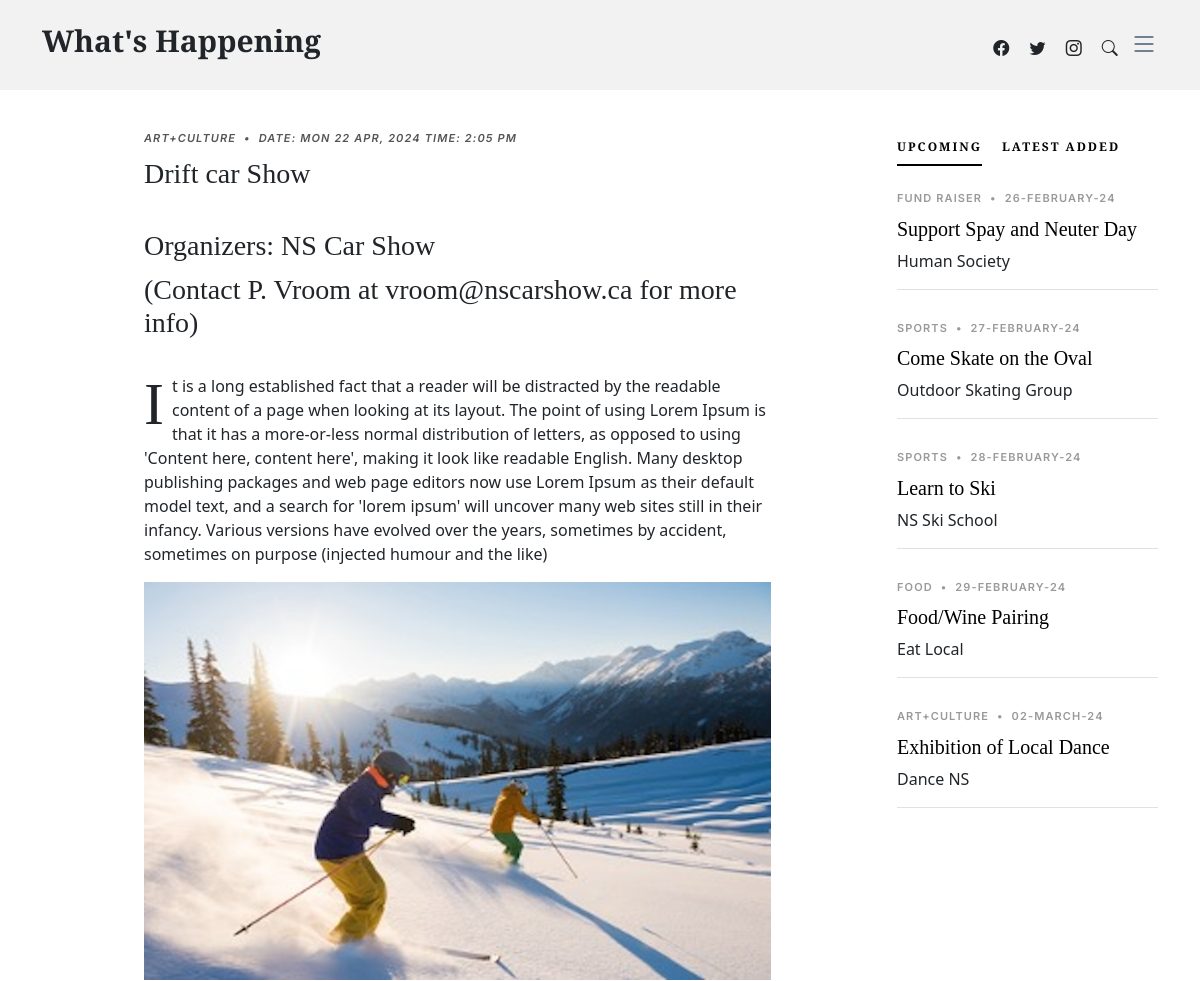
/single-post.php?event_id=12 (signed in, upper part), run on an earlier commit of the app's database.
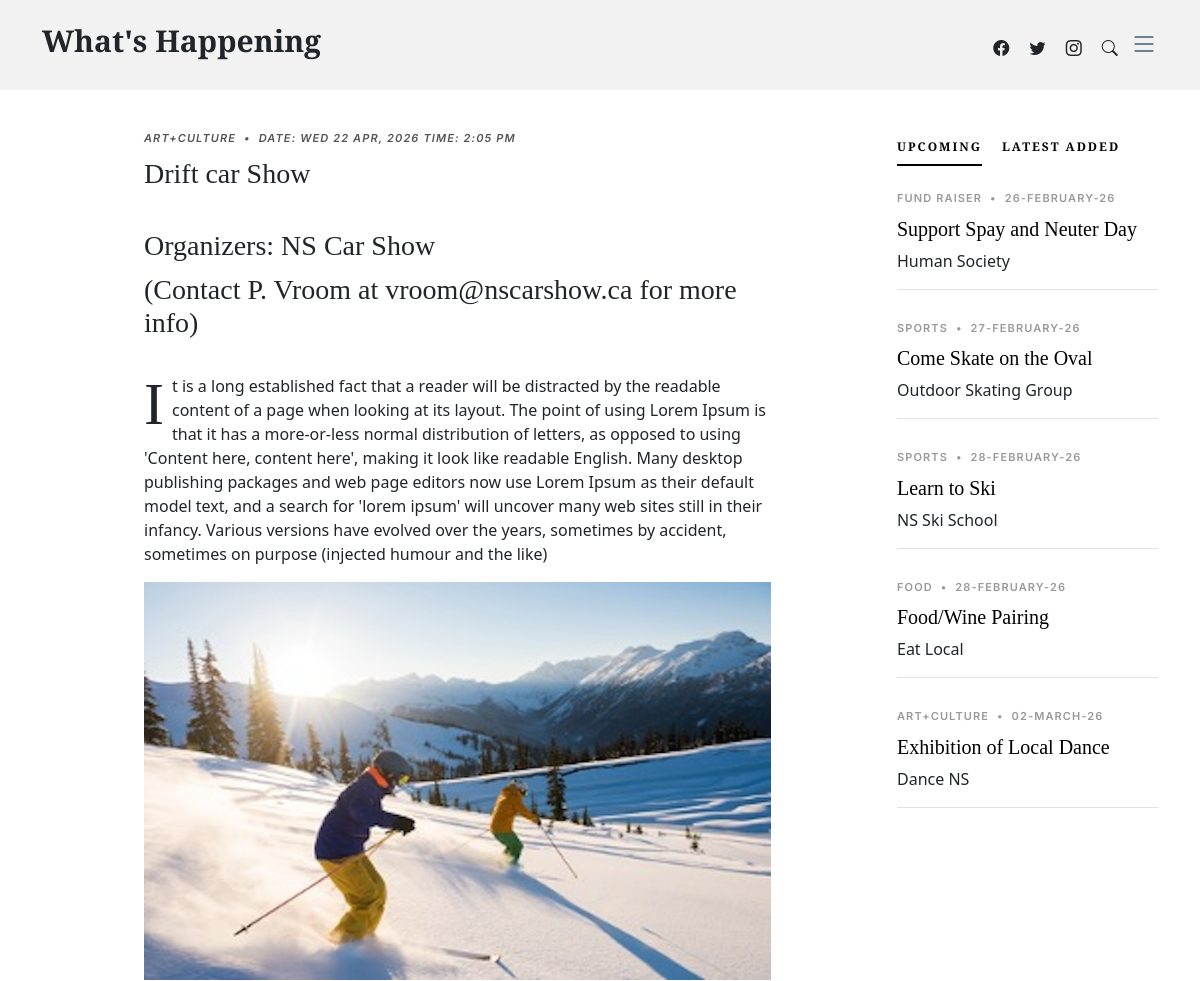
And on a later commit of the database.
### tables this page shows
CREATE TABLE `events` (
  `EventID` int NOT NULL,
  `EventTypeID` int NOT NULL,
  `GroupID` int NOT NULL,
  `EventDate` timestamp NOT NULL DEFAULT CURRENT_TIMESTAMP,
  `SubmitDate` timestamp NOT NULL DEFAULT CURRENT_TIMESTAMP,
  `EventTitle` varchar(100) NOT NULL,
  `EventImage` varchar(50) NOT NULL,
  `EventDesc` text NOT NULL
);

CREATE TABLE `eventtypes` (
  `EventTypeID` int NOT NULL,
  `TypeName` varchar(100) NOT NULL
);

CREATE TABLE `groups` (
  `GroupID` int NOT NULL,
  `GroupName` varchar(100) NOT NULL,
  `GroupImage` varchar(50) NOT NULL,
  `GroupType` varchar(100) NOT NULL,
  `GroupDesc` text NOT NULL,
  `ContactName` varchar(255) NOT NULL,
  `ContactEmail` varchar(255) NOT NULL
);

### single-post.php (the view, shortened to what the changed rows need)
<!DOCTYPE html>
<html lang="en">
<head>
  <link href="assets/vendor/bootstrap/css/bootstrap.min.css" rel="stylesheet">
  <link href="assets/vendor/bootstrap-icons/bootstrap-icons.css" rel="stylesheet">
  <link href="assets/vendor/swiper/swiper-bundle.min.css" rel="stylesheet">
  <link href="assets/vendor/glightbox/css/glightbox.min.css" rel="stylesheet">
  <link href="assets/vendor/aos/aos.css" rel="stylesheet">
  <link href="assets/css/variables.css" rel="stylesheet">
  <link href="assets/css/main.css" rel="stylesheet">
</head>
<body>
  <header id="header" class="header d-flex align-items-center fixed-top">
    <div class="container-fluid container-xl d-flex align-items-center justify-content-between">
      <a href="index.html" class="logo d-flex align-items-center">
        <h1>What's Happening</h1>
      </a>
    </div>
  </header>
  <main id="main">
    <section class="single-post-content">
      <div class="container">
        <div class="row">
          <div class="col-md-9 post-content" data-aos="fade-up">
<?php
  $connect = db_connect();
  $eventID = filter_input(INPUT_GET, 'event_id');
  $sql = "
  SELECT
      events.*,
      groups.ContactName,
      groups.ContactEmail,
      groups.GroupName,
      eventtypes.TypeName
  FROM
      events
  LEFT JOIN
    eventtypes on eventtypes.EventTypeID = events.EventTypeID
  LEFT JOIN
      groups ON groups.GroupID = events.GroupID
  WHERE
      EventID = {$eventID};
  ";
  $eventData = $connect->query($sql);
  if($eventData->num_rows > 0) {
    while($event = $eventData->fetch_assoc()) {
      $eventGroupName = $event["GroupName"];
      $eventGroupType = $event["TypeName"];
      $eventDate = date_format(date_create($event["EventDate"]),"D d M, Y \T\I\M\E: g:i A");
      $eventTitle = $event["EventTitle"];
      $eventDescription = $event["EventDesc"];
      $eventImagePath =$event["EventImage"];
      $contactName = $event["ContactName"];
      $contactEmail = $event["ContactEmail"];
      echo <<<HTML
      <style>
        .single-post .post-meta {
          font-style: italic;
          color: #555;
        }
        .single-post h3 {
          margin-top: 5px;
          margin-bottom: 10px;
        }
        .single-post p::first-letter {
          font-size: 60px; /* Adjust size accordingly */
          float: left;
          line-height: 1;
          margin-right: 8px;
          font-family: 'Times New Roman', Times, serif; /* Or your preferred font */
        }
        .single-post img {
          max-width: 100%;
          height: auto;
          display: block;
          margin-bottom: 20px; /* Space below the image */
        }
      </style>
      <div class="single-post">
        <div class="post-meta">
          <span class="date">$eventGroupType</span>
          <span class="mx-1">&bullet;</span>
          <span>Date: $eventDate</span>
        </div>
        <h3>$eventTitle</h3>
        <br>
        <h3>Organizers: $eventGroupName</h3>
        <h3>(Contact $contactName at $contactEmail for more info)</h3>
        <br>
        <p>$eventDescription</p>
        <img src="$eventImagePath" alt="" class="img-fluid">
      </div>
      HTML;
    }
  }else{
    echo "0 results";
  }
?>
          </div>
          <div class="col-md-3">
             <div class="aside-block">
              <div class="tab-content" id="pills-tabContent">
                <div class="tab-pane fade show active" id="pills-popular" role="tabpanel" aria-labelledby="pills-popular-tab">
                <?php
                  $JoinSql = "  SELECT
                  events.*,
                  eventtypes.TypeName AS eventType,
                  groups.GroupName,
                  groups.GroupImage
              FROM
                  events
              LEFT JOIN
                  eventtypes ON eventtypes.EventTypeID = events.EventTypeID
              LEFT JOIN
                  groups ON groups.GroupID = events.GroupID
              ORDER BY
                  EventDate ASC
              LIMIT 5;";
                  $allData = $connect->query($JoinSql);
                  if($allData->num_rows > 0) {
                    while($row = $allData->fetch_assoc()) {
                      $eventTitle =  $row["EventTitle"];
                      $eventDate = $row["EventDate"];
                      $eventNum = $row["EventID"];
                      $formattedDate = date_format(date_create($eventDate), "d-F-y");
                      $eventType = $row["eventType"];
                      $groupType = $row["GroupName"];
                      echo <<<HTML
                        <div class="post-entry-1 border-bottom" ><a href="single-post.php?event_id={$eventNum}">
                          <div class="post-meta"><span class="date">$eventType</span> <span class="mx-1">&bullet;</span> <span>$formattedDate</span></div>
                          <h2 class="mb-2"><a href="single-post.php?event_id={$eventNum}">$eventTitle</a></h2>
                          <span class="author mb-3 d-block">$groupType</span>
                          </a>
                        </div>
                      HTML;
                    }
                  }else{
                    echo "No result";
                  }
                ?>
                </div>
                </div>
              </div>
            </div>
          </div>
        </div>
    </section>
  </main>
</body>
</html>

What changed in the data, as far as the page shows it:
changed events "Drift car Show": EventDate "MON 22 APR, 2024 TIME: 2:05 PM" → "WED 22 APR, 2026 TIME: 2:05 PM"
changed events "Support Spay and Neuter Day": EventDate "26-FEBRUARY-24" → "26-FEBRUARY-26"
changed events "Come Skate on the Oval": EventDate "27-FEBRUARY-24" → "27-FEBRUARY-26"
changed events "Learn to Ski": EventDate "28-FEBRUARY-24" → "28-FEBRUARY-26"
changed events "Food/Wine Pairing": EventDate "29-FEBRUARY-24" → "28-FEBRUARY-26"
changed events "Exhibition of Local Dance": EventDate "02-MARCH-24" → "02-MARCH-26"
